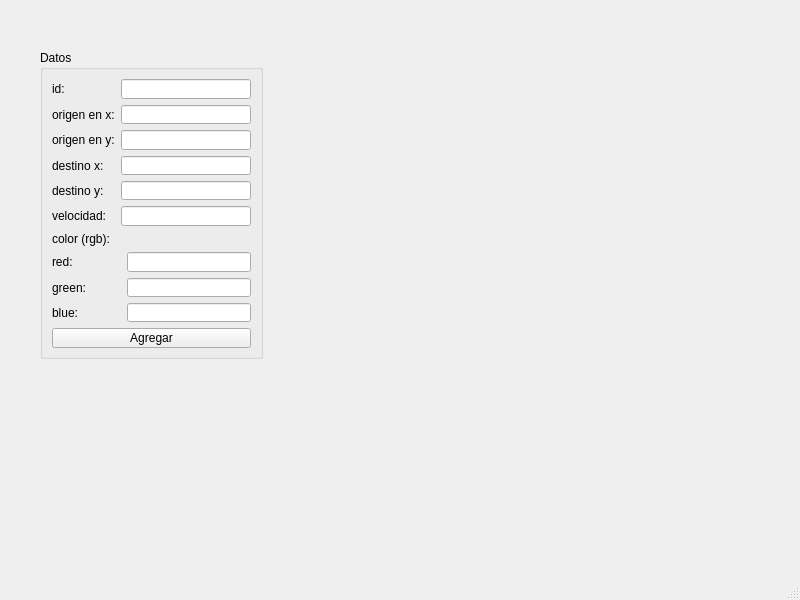
<?xml version="1.0" encoding="UTF-8"?>
<ui version="4.0">
 <class>MainWindow</class>
 <widget class="QMainWindow" name="MainWindow">
  <property name="geometry">
   <rect>
    <x>0</x>
    <y>0</y>
    <width>800</width>
    <height>600</height>
   </rect>
  </property>
  <property name="windowTitle">
   <string>MainWindow</string>
  </property>
  <widget class="QWidget" name="centralwidget">
   <widget class="QGroupBox" name="groupBox">
    <property name="geometry">
     <rect>
      <x>40</x>
      <y>50</y>
      <width>223</width>
      <height>309</height>
     </rect>
    </property>
    <property name="title">
     <string>Datos</string>
    </property>
    <layout class="QGridLayout" name="gridLayout">
     <item row="0" column="0">
      <widget class="QLabel" name="label">
       <property name="text">
        <string>id:</string>
       </property>
      </widget>
     </item>
     <item row="0" column="1" colspan="2">
      <widget class="QLineEdit" name="lineEdit"/>
     </item>
     <item row="1" column="0">
      <widget class="QLabel" name="label_2">
       <property name="text">
        <string>origen en x:</string>
       </property>
      </widget>
     </item>
     <item row="1" column="1" colspan="2">
      <widget class="QLineEdit" name="lineEdit_2"/>
     </item>
     <item row="2" column="0">
      <widget class="QLabel" name="label_3">
       <property name="text">
        <string>origen en y:</string>
       </property>
      </widget>
     </item>
     <item row="2" column="1" colspan="2">
      <widget class="QLineEdit" name="lineEdit_3"/>
     </item>
     <item row="3" column="0">
      <widget class="QLabel" name="label_4">
       <property name="text">
        <string>destino x:</string>
       </property>
      </widget>
     </item>
     <item row="3" column="1" colspan="2">
      <widget class="QLineEdit" name="lineEdit_4"/>
     </item>
     <item row="4" column="0">
      <widget class="QLabel" name="label_5">
       <property name="text">
        <string>destino y: </string>
       </property>
      </widget>
     </item>
     <item row="4" column="1" colspan="2">
      <widget class="QLineEdit" name="lineEdit_5"/>
     </item>
     <item row="5" column="0">
      <widget class="QLabel" name="label_6">
       <property name="text">
        <string>velocidad:</string>
       </property>
      </widget>
     </item>
     <item row="5" column="1" colspan="2">
      <widget class="QLineEdit" name="lineEdit_6"/>
     </item>
     <item row="6" column="0">
      <widget class="QLabel" name="label_7">
       <property name="text">
        <string>color (rgb):</string>
       </property>
      </widget>
     </item>
     <item row="7" column="0" colspan="2">
      <widget class="QLabel" name="label_8">
       <property name="text">
        <string>red:</string>
       </property>
      </widget>
     </item>
     <item row="7" column="2">
      <widget class="QLineEdit" name="lineEdit_7"/>
     </item>
     <item row="8" column="0" colspan="2">
      <widget class="QLabel" name="label_9">
       <property name="text">
        <string>green:</string>
       </property>
      </widget>
     </item>
     <item row="8" column="2">
      <widget class="QLineEdit" name="lineEdit_8"/>
     </item>
     <item row="9" column="0" colspan="2">
      <widget class="QLabel" name="label_10">
       <property name="text">
        <string>blue: </string>
       </property>
      </widget>
     </item>
     <item row="9" column="2">
      <widget class="QLineEdit" name="lineEdit_9"/>
     </item>
     <item row="10" column="0" colspan="3">
      <widget class="QPushButton" name="pushButton">
       <property name="text">
        <string>Agregar</string>
       </property>
      </widget>
     </item>
    </layout>
   </widget>
  </widget>
  <widget class="QMenuBar" name="menubar">
   <property name="geometry">
    <rect>
     <x>0</x>
     <y>0</y>
     <width>800</width>
     <height>21</height>
    </rect>
   </property>
  </widget>
  <widget class="QStatusBar" name="statusbar"/>
 </widget>
 <resources/>
 <connections/>
</ui>
